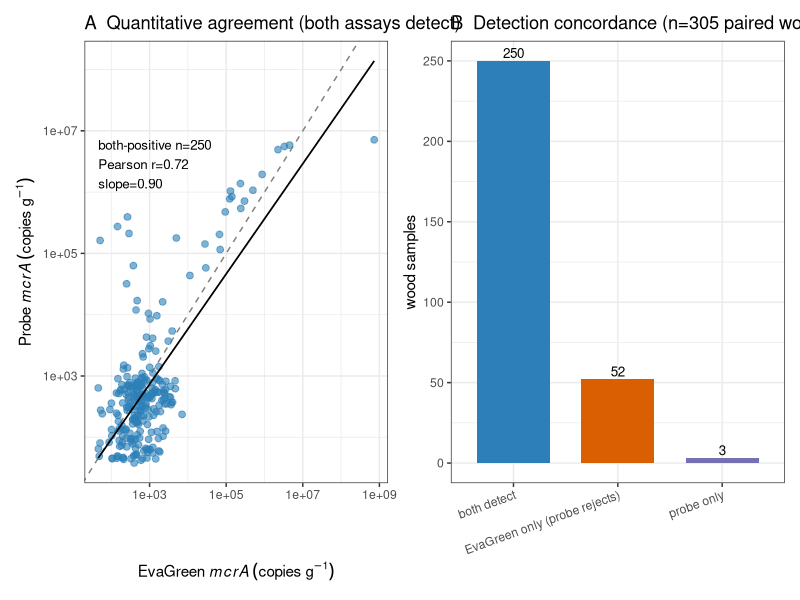

The R script that drew this image:
#!/usr/bin/env Rscript
# ==============================================================================
# rev_figS19_mcra-probe-validation.R
# SI figure: validation of the probe-based mcrA ddPCR assay against the original
# intercalating-dye (EvaGreen/ML) assay on the same wood samples. Shows (A) the
# two assays agree quantitatively where both detect, and (B) EvaGreen calls extra
# positives the specific probe rejects (its false-positive signature — the reason
# the probe assay was developed; Arnold et al. 2024). Supports the R2 controls/LoD
# response. Reads data/; writes outputs/revision/figS19_mcra_probe_validation.png
# ==============================================================================
suppressMessages({library(ggplot2); library(patchwork)}); options(warn=-1, stringsAsFactors=FALSE)
dd <- read.csv("data/compiled/ddpcr_gene_abundances.csv")
dd$conc <- suppressWarnings(as.numeric(dd$concentration_copies_per_uL))
dd$copies_g <- dd$conc * 75 / dd$sample_mass_mg * 1000        # per g dry (harmonization)

AT <- "loose"                                                 # standard detection basis
a <- dd[dd$target_gene=="mcra"       & dd$analysis_type==AT, c("sample_id","copies_g")]
b <- dd[dd$target_gene=="mcra_probe" & dd$analysis_type==AT & dd$material=="Wood", c("sample_id","copies_g")]
names(a)<-c("sample_id","eg"); names(b)<-c("sample_id","pr")
m <- merge(a,b,by="sample_id"); m <- m[is.finite(m$eg)&is.finite(m$pr),]
m$cat <- with(m, ifelse(eg>0 & pr>0, "both detect",
                 ifelse(eg>0 & pr==0, "EvaGreen only (probe rejects)",
                 ifelse(eg==0 & pr>0, "probe only", "both zero"))))
pos <- m[m$eg>0 & m$pr>0, ]
fit <- lm(log10(pr)~log10(eg), data=pos)
r  <- cor(log10(pos$eg), log10(pos$pr))
lab <- sprintf("both-positive n=%d\nPearson r=%.2f\nslope=%.2f", nrow(pos), r, coef(fit)[2])

cols <- c("both detect"="#2c7fb8","EvaGreen only (probe rejects)"="#d95f02",
          "probe only"="#7570b3","both zero"="grey70")
rng <- range(c(pos$eg,pos$pr)); rng[1]<-max(rng[1], min(pos$eg[pos$eg>0]))

pA <- ggplot(pos, aes(eg, pr)) +
  geom_abline(slope=1, intercept=0, linetype=2, colour="grey50") +
  geom_point(colour=cols[["both detect"]], alpha=.6, size=2) +
  geom_smooth(method="lm", se=FALSE, colour="black", linewidth=.6) +
  scale_x_log10() + scale_y_log10() +
  annotate("text", x=rng[1], y=max(pos$pr), label=lab, hjust=0, vjust=1, size=3.4) +
  labs(x=expression(EvaGreen~italic(mcrA)~(copies~g^{-1})),
       y=expression(Probe~italic(mcrA)~(copies~g^{-1})),
       title="A  Quantitative agreement (both assays detect)") +
  theme_bw(base_size=11)

tab <- as.data.frame(table(m$cat)); names(tab)<-c("cat","n"); tab$cat<-factor(tab$cat, levels=names(cols))
pB <- ggplot(tab, aes(reorder(cat,-n), n, fill=cat)) +
  geom_col(width=.7) + geom_text(aes(label=n), vjust=-0.3, size=3.4) +
  scale_fill_manual(values=cols, guide="none") +
  labs(x=NULL, y="wood samples",
       title=sprintf("B  Detection concordance (n=%d paired wood samples)", nrow(m))) +
  theme_bw(base_size=11) + theme(axis.text.x=element_text(angle=20, hjust=1))

p <- pA + pB + plot_layout(widths=c(1,1.1))
ggsave("outputs/revision/figS19_mcra_probe_validation.png", p, width=11, height=4.6, dpi=300)
cat("detection: EvaGreen", sum(m$eg>0),"/",nrow(m)," probe", sum(m$pr>0),"/",nrow(m),
    " | EvaGreen-only(false+):", sum(m$eg>0&m$pr==0), " probe-only:", sum(m$eg==0&m$pr>0),"\n")
cat("wrote outputs/revision/figS19_mcra_probe_validation.png\n")
